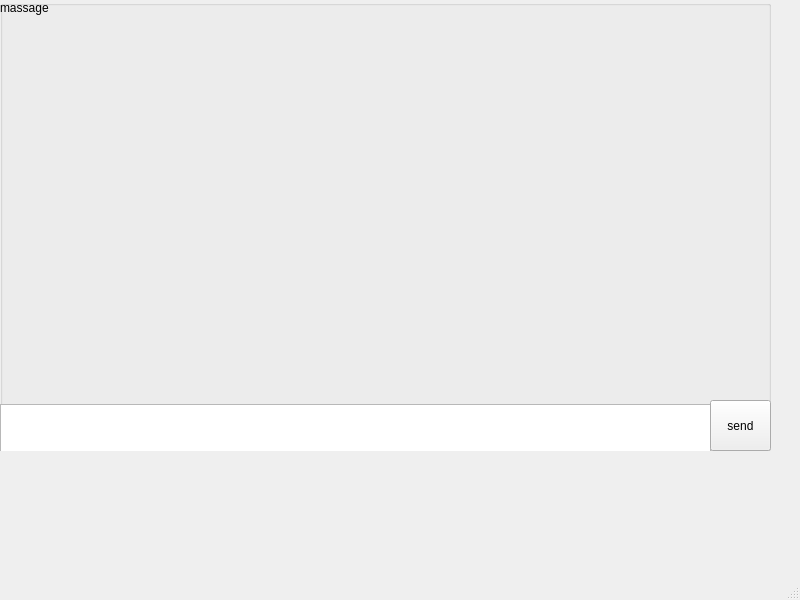
<?xml version="1.0" encoding="UTF-8"?>
<ui version="4.0">
 <class>massagesent</class>
 <widget class="QMainWindow" name="massagesent">
  <property name="geometry">
   <rect>
    <x>0</x>
    <y>0</y>
    <width>800</width>
    <height>600</height>
   </rect>
  </property>
  <property name="windowTitle">
   <string>MainWindow</string>
  </property>
  <widget class="QWidget" name="centralwidget">
   <widget class="QGroupBox" name="groupBox">
    <property name="geometry">
     <rect>
      <x>0</x>
      <y>0</y>
      <width>771</width>
      <height>451</height>
     </rect>
    </property>
    <property name="title">
     <string/>
    </property>
    <widget class="QTextEdit" name="textEdit">
     <property name="geometry">
      <rect>
       <x>0</x>
       <y>404</y>
       <width>711</width>
       <height>51</height>
      </rect>
     </property>
    </widget>
    <widget class="QPushButton" name="pushButton">
     <property name="geometry">
      <rect>
       <x>710</x>
       <y>400</y>
       <width>61</width>
       <height>51</height>
      </rect>
     </property>
     <property name="text">
      <string>send</string>
     </property>
    </widget>
    <widget class="QLabel" name="label">
     <property name="geometry">
      <rect>
       <x>0</x>
       <y>0</y>
       <width>55</width>
       <height>16</height>
      </rect>
     </property>
     <property name="text">
      <string>massage</string>
     </property>
    </widget>
   </widget>
  </widget>
  <widget class="QStatusBar" name="statusbar"/>
 </widget>
 <resources/>
 <connections/>
</ui>
